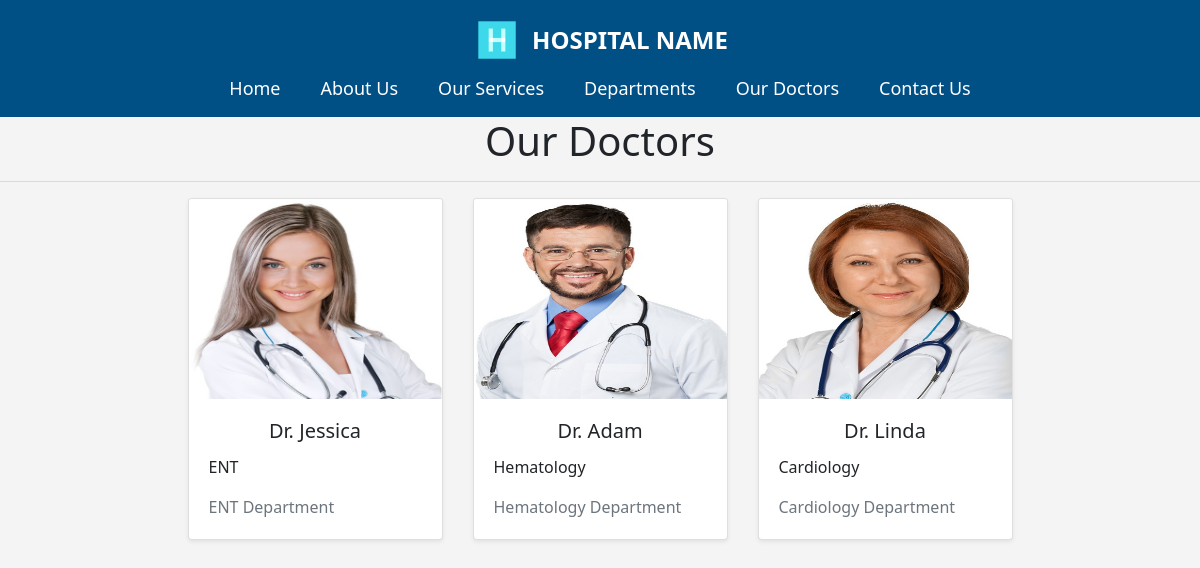
Screenshot of /doctor/ with the database file from the repository.
### home/models.py (models this page shows, shortened)
class Doctors(models.Model):
    doc_name = models.CharField(max_length=100)
    doc_spec = models.CharField(max_length=200)
    dep_name = models.ForeignKey(Departments, on_delete=models.CASCADE)
    doc_image = models.ImageField(upload_to='doctors')

class Departments(models.Model):
    dep_name = models.CharField(max_length=100)
    dep_description = models.TextField()
    def __str__(self):
        return self.dep_name

### home/views.py (the view)
# urls.py: path('doctor/', views.doctor,name='doctor'),
def doctor(request):
    dict_docs = {
        'doctors': Doctors.objects.all
    }
    return render(request,'doctor.html', dict_docs)

### templates/doctor.html (shortened to what this page needs)
{% extends "basic.html" %}
{% block content %}
{% load static %}
<link rel="stylesheet" href="{% static 'css/common.css' %}">
<h1>Our Doctors</h1>
<hr>
<div class="container">
    <div class="row justify-content-center">
        {% for d in doctors %}
        <div class="col-lg-3 col-md-4 col-sm-6 mb-4">
            <div class="card shadow-sm">
                <img src="{{ d.doc_image.url }}" class="card-img-top" alt="DocImg" width=200 height=200>
                <div class="card-body">
                    <h5 class="card-title text-center">Dr. {{ d.doc_name }}</h5>
                    <p class="card-text">{{ d.doc_spec }}</p>
                    <p class="card-text text-muted">{{ d.dep_name }} Department</p>
                </div>
            </div>
        </div>
        {% endfor %}
    </div>
</div>
{% endblock %}

### static/css/style.css (style rules this page uses)
body { font-family: 'Segoe UI'; margin: 0; padding: 0; background-color: #f4f4f4; }

### static/css/common.css (style rules this page uses)
h1 { text-align: center; }

### rows the page displays
Doctors: doc_image (picture), doc_name "Jessica", doc_spec "ENT", dep_name "ENT"
Doctors: doc_image (picture), doc_name "Adam", doc_spec "Hematology", dep_name "Hematology"
Doctors: doc_image (picture), doc_name "Linda", doc_spec "Cardiology", dep_name "Cardiology"
